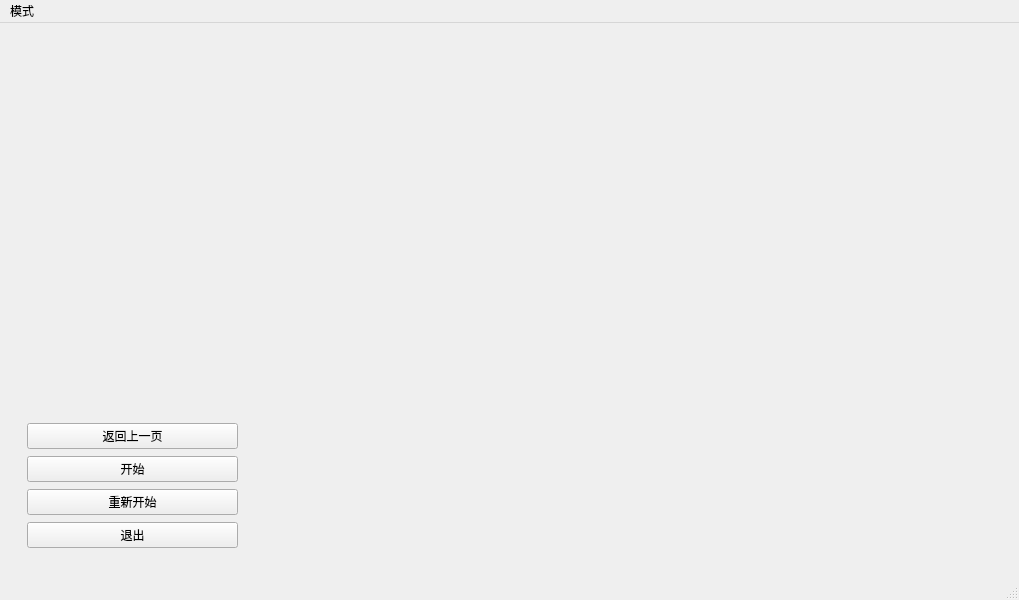
<?xml version="1.0" encoding="UTF-8"?>
<ui version="4.0">
 <class>GameWindow</class>
 <widget class="QMainWindow" name="GameWindow">
  <property name="geometry">
   <rect>
    <x>0</x>
    <y>0</y>
    <width>1019</width>
    <height>600</height>
   </rect>
  </property>
  <property name="windowTitle">
   <string>MainWindow</string>
  </property>
  <widget class="QWidget" name="centralwidget">
   <layout class="QHBoxLayout" name="horizontalLayout" stretch="1,2,1">
    <item>
     <widget class="QWidget" name="other_widget" native="true">
      <property name="maximumSize">
       <size>
        <width>16777215</width>
        <height>16666666</height>
       </size>
      </property>
      <layout class="QVBoxLayout" name="verticalLayout" stretch="5,2">
       <item>
        <widget class="QWidget" name="clock_widget" native="true"/>
       </item>
       <item>
        <widget class="QWidget" name="button_widget" native="true">
         <property name="maximumSize">
          <size>
           <width>16777215</width>
           <height>300</height>
          </size>
         </property>
         <layout class="QVBoxLayout" name="verticalLayout_2">
          <item>
           <widget class="QPushButton" name="ReturnButton">
            <property name="maximumSize">
             <size>
              <width>300</width>
              <height>16777215</height>
             </size>
            </property>
            <property name="text">
             <string>返回上一页</string>
            </property>
           </widget>
          </item>
          <item>
           <widget class="QPushButton" name="StartButton">
            <property name="maximumSize">
             <size>
              <width>300</width>
              <height>16777215</height>
             </size>
            </property>
            <property name="text">
             <string>开始</string>
            </property>
           </widget>
          </item>
          <item>
           <widget class="QPushButton" name="RestartButton">
            <property name="maximumSize">
             <size>
              <width>300</width>
              <height>16777215</height>
             </size>
            </property>
            <property name="text">
             <string>重新开始</string>
            </property>
           </widget>
          </item>
          <item>
           <widget class="QPushButton" name="ExitButton">
            <property name="maximumSize">
             <size>
              <width>300</width>
              <height>16777215</height>
             </size>
            </property>
            <property name="text">
             <string>退出</string>
            </property>
           </widget>
          </item>
         </layout>
        </widget>
       </item>
      </layout>
     </widget>
    </item>
    <item>
     <widget class="QWidget" name="board_widget" native="true"/>
    </item>
    <item>
     <widget class="QWidget" name="player_widget" native="true"/>
    </item>
   </layout>
  </widget>
  <widget class="QMenuBar" name="menubar">
   <property name="geometry">
    <rect>
     <x>0</x>
     <y>0</y>
     <width>1019</width>
     <height>28</height>
    </rect>
   </property>
   <widget class="QMenu" name="menu">
    <property name="title">
     <string>模式</string>
    </property>
    <widget class="QMenu" name="ha_menu">
     <property name="title">
      <string>人机对战</string>
     </property>
     <addaction name="h_black"/>
     <addaction name="h_white"/>
    </widget>
    <addaction name="ha_menu"/>
    <addaction name="hh_action"/>
   </widget>
   <addaction name="menu"/>
  </widget>
  <widget class="QStatusBar" name="statusbar"/>
  <action name="hh_action">
   <property name="checkable">
    <bool>true</bool>
   </property>
   <property name="text">
    <string>人人对战</string>
   </property>
  </action>
  <action name="h_black">
   <property name="checkable">
    <bool>true</bool>
   </property>
   <property name="text">
    <string>玩家执黑</string>
   </property>
  </action>
  <action name="h_white">
   <property name="checkable">
    <bool>true</bool>
   </property>
   <property name="text">
    <string>玩家执白</string>
   </property>
  </action>
 </widget>
 <resources/>
 <connections/>
</ui>
